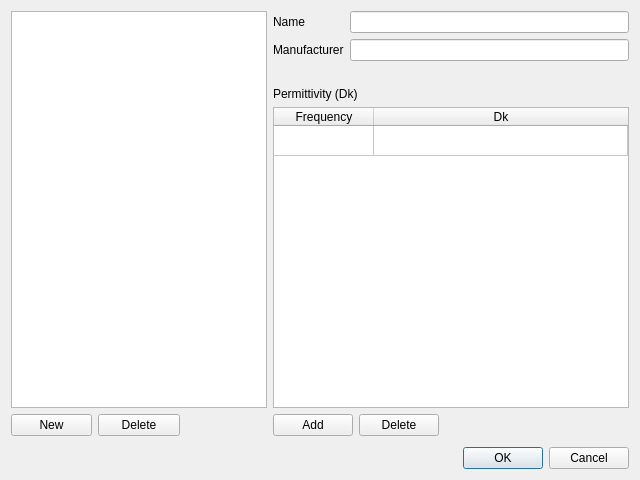
<?xml version="1.0" encoding="UTF-8"?>
<ui version="4.0">
 <class>UIMaterials</class>
 <widget class="QDialog" name="UIMaterials">
  <property name="geometry">
   <rect>
    <x>0</x>
    <y>0</y>
    <width>640</width>
    <height>480</height>
   </rect>
  </property>
  <property name="minimumSize">
   <size>
    <width>640</width>
    <height>0</height>
   </size>
  </property>
  <property name="windowTitle">
   <string>Materials</string>
  </property>
  <layout class="QGridLayout" name="gridLayout" rowstretch="0,0,0,0,0" columnstretch="0,0,0,1">
   <item row="3" column="0" colspan="4">
    <widget class="QDialogButtonBox" name="buttonBox">
     <property name="orientation">
      <enum>Qt::Horizontal</enum>
     </property>
     <property name="standardButtons">
      <set>QDialogButtonBox::Cancel|QDialogButtonBox::Ok</set>
     </property>
    </widget>
   </item>
   <item row="1" column="0">
    <widget class="QPushButton" name="newMaterialButton">
     <property name="text">
      <string>New</string>
     </property>
    </widget>
   </item>
   <item row="1" column="1">
    <widget class="QPushButton" name="deleteMaterialButton">
     <property name="text">
      <string>Delete</string>
     </property>
    </widget>
   </item>
   <item row="0" column="3" rowspan="2">
    <widget class="QWidget" name="editorArea" native="true">
     <layout class="QVBoxLayout" name="verticalLayout">
      <property name="leftMargin">
       <number>0</number>
      </property>
      <property name="topMargin">
       <number>0</number>
      </property>
      <property name="rightMargin">
       <number>0</number>
      </property>
      <property name="bottomMargin">
       <number>0</number>
      </property>
      <item>
       <layout class="QFormLayout" name="formLayout">
        <item row="0" column="0">
         <widget class="QLabel" name="nameLabel">
          <property name="text">
           <string>Name</string>
          </property>
         </widget>
        </item>
        <item row="0" column="1">
         <widget class="QLineEdit" name="nameLineEdit"/>
        </item>
        <item row="1" column="0">
         <widget class="QLabel" name="manufacturerLabel">
          <property name="text">
           <string>Manufacturer</string>
          </property>
         </widget>
        </item>
        <item row="1" column="1">
         <widget class="QLineEdit" name="manufacturerLineEdit"/>
        </item>
       </layout>
      </item>
      <item>
       <spacer name="verticalSpacer">
        <property name="orientation">
         <enum>Qt::Vertical</enum>
        </property>
        <property name="sizeType">
         <enum>QSizePolicy::Minimum</enum>
        </property>
        <property name="sizeHint" stdset="0">
         <size>
          <width>256</width>
          <height>20</height>
         </size>
        </property>
       </spacer>
      </item>
      <item>
       <widget class="QLabel" name="label">
        <property name="text">
         <string>Permittivity (Dk)</string>
        </property>
       </widget>
      </item>
      <item>
       <widget class="QTableWidget" name="tableWidget">
        <property name="alternatingRowColors">
         <bool>true</bool>
        </property>
        <property name="selectionMode">
         <enum>QAbstractItemView::ExtendedSelection</enum>
        </property>
        <property name="selectionBehavior">
         <enum>QAbstractItemView::SelectRows</enum>
        </property>
        <property name="rowCount">
         <number>1</number>
        </property>
        <attribute name="horizontalHeaderStretchLastSection">
         <bool>true</bool>
        </attribute>
        <attribute name="verticalHeaderVisible">
         <bool>false</bool>
        </attribute>
        <row/>
        <column>
         <property name="text">
          <string>Frequency</string>
         </property>
        </column>
        <column>
         <property name="text">
          <string>Dk</string>
         </property>
        </column>
       </widget>
      </item>
      <item>
       <layout class="QHBoxLayout" name="horizontalLayout">
        <item>
         <widget class="QPushButton" name="pushButton">
          <property name="text">
           <string>Add</string>
          </property>
         </widget>
        </item>
        <item>
         <widget class="QPushButton" name="pushButton_2">
          <property name="text">
           <string>Delete</string>
          </property>
         </widget>
        </item>
        <item>
         <spacer name="horizontalSpacer">
          <property name="orientation">
           <enum>Qt::Horizontal</enum>
          </property>
          <property name="sizeHint" stdset="0">
           <size>
            <width>40</width>
            <height>20</height>
           </size>
          </property>
         </spacer>
        </item>
       </layout>
      </item>
     </layout>
    </widget>
   </item>
   <item row="0" column="0" colspan="3">
    <widget class="QTableView" name="materialsTable">
     <property name="minimumSize">
      <size>
       <width>256</width>
       <height>0</height>
      </size>
     </property>
     <property name="alternatingRowColors">
      <bool>false</bool>
     </property>
     <property name="selectionMode">
      <enum>QAbstractItemView::SingleSelection</enum>
     </property>
     <property name="selectionBehavior">
      <enum>QAbstractItemView::SelectRows</enum>
     </property>
     <attribute name="horizontalHeaderStretchLastSection">
      <bool>true</bool>
     </attribute>
     <attribute name="verticalHeaderVisible">
      <bool>false</bool>
     </attribute>
    </widget>
   </item>
   <item row="2" column="0" colspan="4">
    <spacer name="verticalSpacer_2">
     <property name="orientation">
      <enum>Qt::Vertical</enum>
     </property>
     <property name="sizeType">
      <enum>QSizePolicy::Minimum</enum>
     </property>
     <property name="sizeHint" stdset="0">
      <size>
       <width>20</width>
       <height>5</height>
      </size>
     </property>
    </spacer>
   </item>
  </layout>
 </widget>
 <resources/>
 <connections>
  <connection>
   <sender>buttonBox</sender>
   <signal>accepted()</signal>
   <receiver>UIMaterials</receiver>
   <slot>accept()</slot>
   <hints>
    <hint type="sourcelabel">
     <x>248</x>
     <y>254</y>
    </hint>
    <hint type="destinationlabel">
     <x>157</x>
     <y>274</y>
    </hint>
   </hints>
  </connection>
  <connection>
   <sender>buttonBox</sender>
   <signal>rejected()</signal>
   <receiver>UIMaterials</receiver>
   <slot>reject()</slot>
   <hints>
    <hint type="sourcelabel">
     <x>316</x>
     <y>260</y>
    </hint>
    <hint type="destinationlabel">
     <x>286</x>
     <y>274</y>
    </hint>
   </hints>
  </connection>
 </connections>
</ui>
